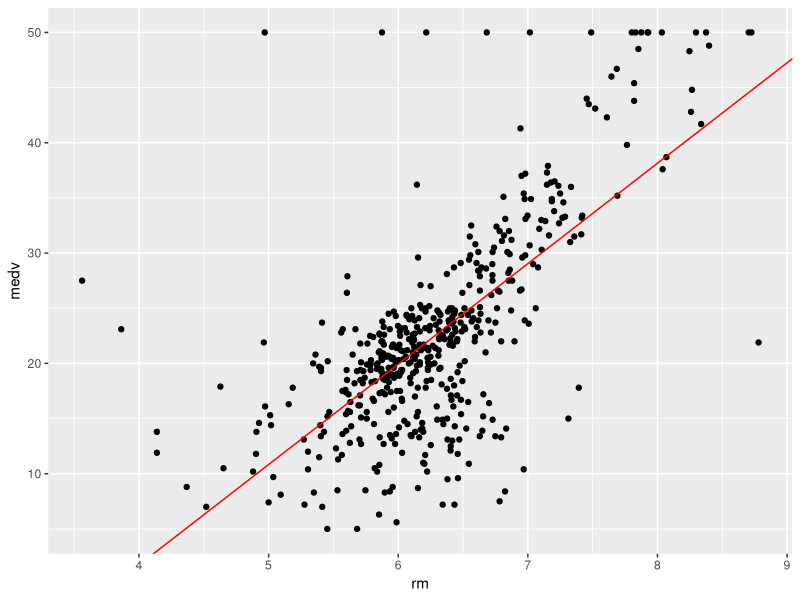
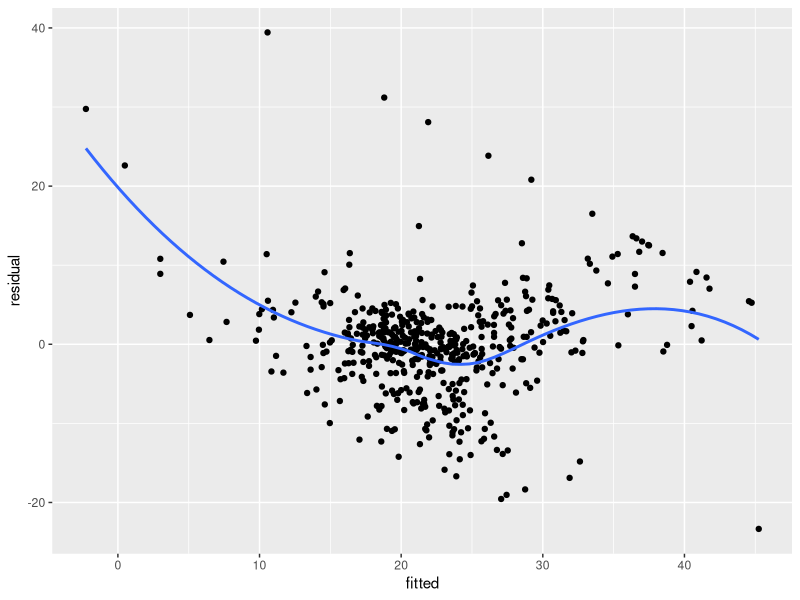
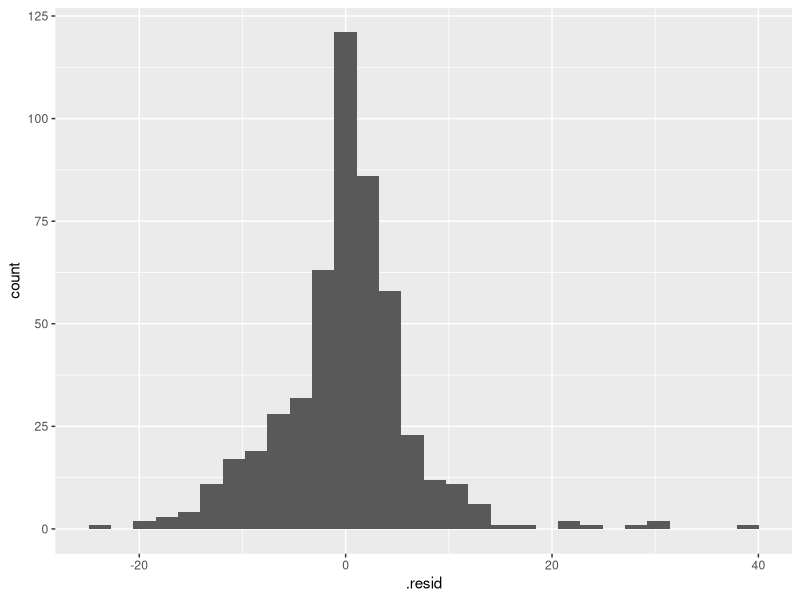

Write the R code that produced these figures, in order.
## ---- chunk 1
#-----------
# GET DATA
#-----------
data(Boston, package = "MASS")
head(Boston)

#------------------------
# BUILD MODEL USING lm()
#------------------------
lm.boston_simple <- lm(medv ~ rm, data = Boston)
## ---- chunk 2
# EXTRACT MODEL COEFFICIENTS
coef.lm_icept <- coef(lm.boston_simple)[1]
coef.lm_slope <- coef(lm.boston_simple)[2]
# PLOT MODEL AND POINTS
require(ggplot2)
ggplot() + geom_point(data = Boston, aes(x = rm, y = medv)) + geom_abline(intercept = coef.lm_icept, slope = coef.lm_slope, color = "red")
## ---- chunk 3
#------------------------------
# SCATTERPLOT: Fitted vs Resid
#------------------------------

df.lm.boston_simple <- fortify(lm.boston_simple)
head(df.lm.boston_simple)

# WITH LOESS SMOOTHE
ggplot(data = df.lm.boston_simple, aes(x = .fitted, y = .resid)) + geom_point() +  stat_smooth(se = FALSE) +
  labs(x = "fitted", y = "residual")
## ---- chunk 4
#-----------------------------
# DIAGNOSTIC PLOT: 
#  Histogram of the Residuals
#-----------------------------

ggplot(data = df.lm.boston_simple, aes(x = .resid)) +
  geom_histogram()
